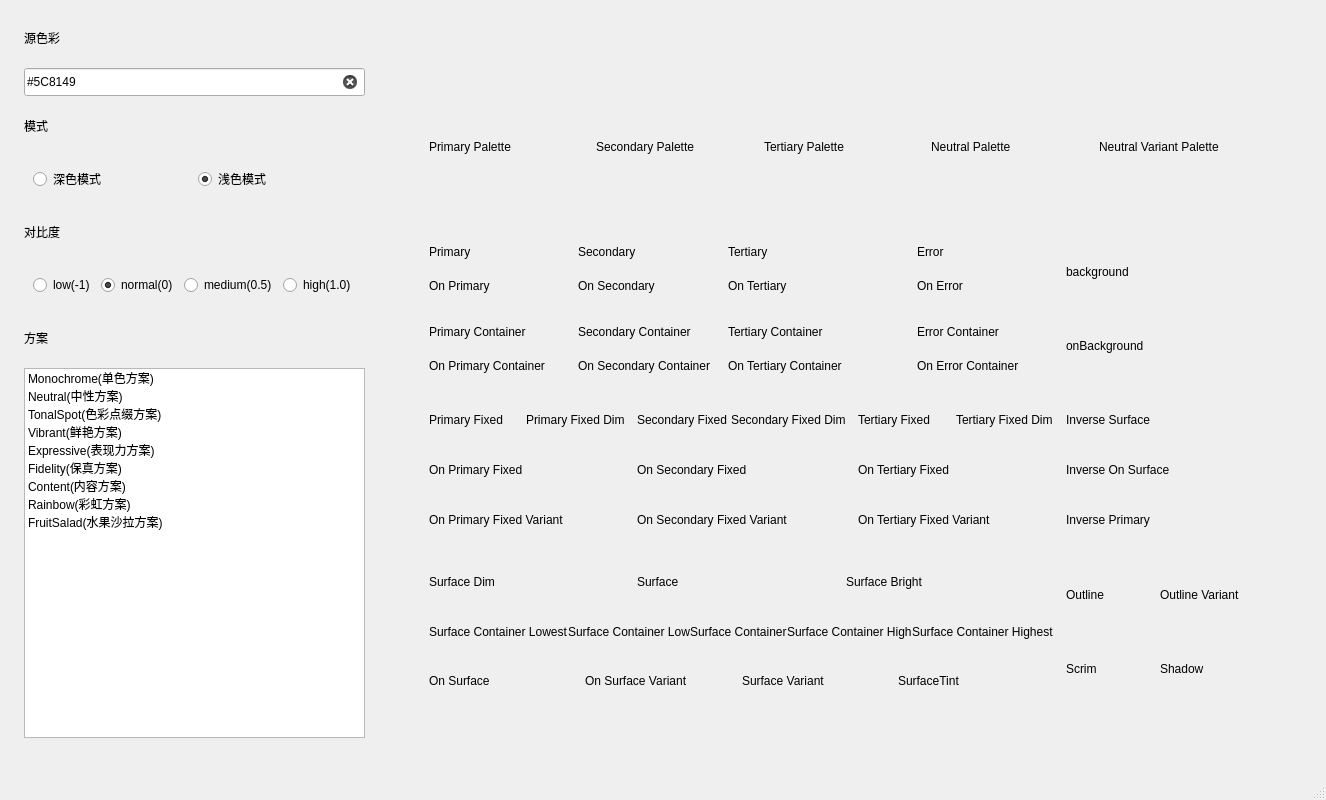
<?xml version="1.0" encoding="UTF-8"?>
<ui version="4.0">
 <class>MainWindow</class>
 <widget class="QMainWindow" name="MainWindow">
  <property name="geometry">
   <rect>
    <x>0</x>
    <y>0</y>
    <width>1326</width>
    <height>800</height>
   </rect>
  </property>
  <property name="windowTitle">
   <string>MainWindow</string>
  </property>
  <widget class="QWidget" name="centralwidget">
   <layout class="QGridLayout" name="gridLayout_2">
    <property name="leftMargin">
     <number>24</number>
    </property>
    <property name="topMargin">
     <number>24</number>
    </property>
    <property name="rightMargin">
     <number>24</number>
    </property>
    <property name="bottomMargin">
     <number>24</number>
    </property>
    <property name="spacing">
     <number>16</number>
    </property>
    <item row="0" column="1" rowspan="2">
     <widget class="QWidget" name="backgroundWidget" native="true">
      <property name="sizePolicy">
       <sizepolicy hsizetype="Expanding" vsizetype="Preferred">
        <horstretch>0</horstretch>
        <verstretch>0</verstretch>
       </sizepolicy>
      </property>
      <layout class="QGridLayout" name="gridLayout">
       <property name="leftMargin">
        <number>48</number>
       </property>
       <property name="topMargin">
        <number>48</number>
       </property>
       <property name="rightMargin">
        <number>48</number>
       </property>
       <property name="bottomMargin">
        <number>48</number>
       </property>
       <property name="spacing">
        <number>12</number>
       </property>
       <item row="1" column="0">
        <layout class="QHBoxLayout" name="horizontalLayout_2">
         <item>
          <layout class="QVBoxLayout" name="verticalLayout_7">
           <item>
            <layout class="QVBoxLayout" name="verticalLayout_2">
             <property name="spacing">
              <number>0</number>
             </property>
             <item>
              <widget class="QLabel" name="primary">
               <property name="text">
                <string>Primary</string>
               </property>
              </widget>
             </item>
             <item>
              <widget class="QLabel" name="onPrimary">
               <property name="text">
                <string>On Primary</string>
               </property>
              </widget>
             </item>
            </layout>
           </item>
           <item>
            <layout class="QVBoxLayout" name="verticalLayout_6">
             <property name="spacing">
              <number>0</number>
             </property>
             <item>
              <widget class="QLabel" name="primaryContainer">
               <property name="text">
                <string>Primary Container</string>
               </property>
              </widget>
             </item>
             <item>
              <widget class="QLabel" name="onPrimaryContainer">
               <property name="text">
                <string>On Primary Container</string>
               </property>
              </widget>
             </item>
            </layout>
           </item>
          </layout>
         </item>
         <item>
          <layout class="QVBoxLayout" name="verticalLayout_8">
           <item>
            <layout class="QVBoxLayout" name="verticalLayout_3">
             <property name="spacing">
              <number>0</number>
             </property>
             <item>
              <widget class="QLabel" name="secondary">
               <property name="text">
                <string>Secondary</string>
               </property>
              </widget>
             </item>
             <item>
              <widget class="QLabel" name="onSecondary">
               <property name="text">
                <string>On Secondary</string>
               </property>
              </widget>
             </item>
            </layout>
           </item>
           <item>
            <layout class="QVBoxLayout" name="verticalLayout_9">
             <property name="spacing">
              <number>0</number>
             </property>
             <item>
              <widget class="QLabel" name="secondaryContainer">
               <property name="text">
                <string>Secondary Container</string>
               </property>
              </widget>
             </item>
             <item>
              <widget class="QLabel" name="onSecondaryContainer">
               <property name="text">
                <string>On Secondary Container</string>
               </property>
              </widget>
             </item>
            </layout>
           </item>
          </layout>
         </item>
         <item>
          <layout class="QVBoxLayout" name="verticalLayout_10">
           <item>
            <layout class="QVBoxLayout" name="verticalLayout_4">
             <property name="spacing">
              <number>0</number>
             </property>
             <item>
              <widget class="QLabel" name="tertiary">
               <property name="text">
                <string>Tertiary</string>
               </property>
              </widget>
             </item>
             <item>
              <widget class="QLabel" name="onTertiary">
               <property name="text">
                <string>On Tertiary</string>
               </property>
              </widget>
             </item>
            </layout>
           </item>
           <item>
            <layout class="QVBoxLayout" name="verticalLayout_11">
             <property name="spacing">
              <number>0</number>
             </property>
             <item>
              <widget class="QLabel" name="tertiaryContainer">
               <property name="text">
                <string>Tertiary Container</string>
               </property>
              </widget>
             </item>
             <item>
              <widget class="QLabel" name="onTertiaryContainer">
               <property name="text">
                <string>On Tertiary Container</string>
               </property>
              </widget>
             </item>
            </layout>
           </item>
          </layout>
         </item>
         <item>
          <spacer name="horizontalSpacer">
           <property name="orientation">
            <enum>Qt::Orientation::Horizontal</enum>
           </property>
           <property name="sizeType">
            <enum>QSizePolicy::Policy::Fixed</enum>
           </property>
           <property name="sizeHint" stdset="0">
            <size>
             <width>40</width>
             <height>20</height>
            </size>
           </property>
          </spacer>
         </item>
         <item>
          <layout class="QVBoxLayout" name="verticalLayout_12">
           <item>
            <layout class="QVBoxLayout" name="verticalLayout_5">
             <property name="spacing">
              <number>0</number>
             </property>
             <item>
              <widget class="QLabel" name="error">
               <property name="text">
                <string>Error</string>
               </property>
              </widget>
             </item>
             <item>
              <widget class="QLabel" name="onError">
               <property name="text">
                <string>On Error</string>
               </property>
              </widget>
             </item>
            </layout>
           </item>
           <item>
            <layout class="QVBoxLayout" name="verticalLayout_13">
             <property name="spacing">
              <number>0</number>
             </property>
             <item>
              <widget class="QLabel" name="errorContainer">
               <property name="text">
                <string>Error Container</string>
               </property>
              </widget>
             </item>
             <item>
              <widget class="QLabel" name="onErrorContainer">
               <property name="text">
                <string>On Error Container</string>
               </property>
              </widget>
             </item>
            </layout>
           </item>
          </layout>
         </item>
        </layout>
       </item>
       <item row="1" column="1">
        <layout class="QVBoxLayout" name="verticalLayout_19">
         <property name="spacing">
          <number>0</number>
         </property>
         <item>
          <widget class="QLabel" name="background">
           <property name="text">
            <string>background</string>
           </property>
          </widget>
         </item>
         <item>
          <widget class="QLabel" name="onBackground">
           <property name="text">
            <string>onBackground</string>
           </property>
          </widget>
         </item>
        </layout>
       </item>
       <item row="2" column="0">
        <layout class="QHBoxLayout" name="horizontalLayout_6">
         <item>
          <layout class="QVBoxLayout" name="verticalLayout_14">
           <property name="spacing">
            <number>0</number>
           </property>
           <item>
            <layout class="QHBoxLayout" name="horizontalLayout_3">
             <property name="spacing">
              <number>0</number>
             </property>
             <item>
              <widget class="QLabel" name="primaryFixed">
               <property name="text">
                <string>Primary Fixed</string>
               </property>
              </widget>
             </item>
             <item>
              <widget class="QLabel" name="primaryFixedDim">
               <property name="text">
                <string>Primary Fixed Dim</string>
               </property>
              </widget>
             </item>
            </layout>
           </item>
           <item>
            <widget class="QLabel" name="onPrimaryFixed">
             <property name="text">
              <string>On Primary Fixed</string>
             </property>
            </widget>
           </item>
           <item>
            <widget class="QLabel" name="onPrimaryFixedVariant">
             <property name="text">
              <string>On Primary Fixed Variant</string>
             </property>
            </widget>
           </item>
          </layout>
         </item>
         <item>
          <layout class="QVBoxLayout" name="verticalLayout_15">
           <property name="spacing">
            <number>0</number>
           </property>
           <item>
            <layout class="QHBoxLayout" name="horizontalLayout_4">
             <property name="spacing">
              <number>0</number>
             </property>
             <item>
              <widget class="QLabel" name="secondaryFixed">
               <property name="text">
                <string>Secondary Fixed </string>
               </property>
              </widget>
             </item>
             <item>
              <widget class="QLabel" name="secondaryFixedDim">
               <property name="text">
                <string>Secondary Fixed Dim</string>
               </property>
              </widget>
             </item>
            </layout>
           </item>
           <item>
            <widget class="QLabel" name="onSecondaryFixed">
             <property name="text">
              <string>On Secondary Fixed</string>
             </property>
            </widget>
           </item>
           <item>
            <widget class="QLabel" name="onSecondaryFixedVariant">
             <property name="text">
              <string>On Secondary Fixed Variant</string>
             </property>
            </widget>
           </item>
          </layout>
         </item>
         <item>
          <layout class="QVBoxLayout" name="verticalLayout_17">
           <property name="spacing">
            <number>0</number>
           </property>
           <item>
            <layout class="QHBoxLayout" name="horizontalLayout_5">
             <property name="spacing">
              <number>0</number>
             </property>
             <item>
              <widget class="QLabel" name="tertiaryFixed">
               <property name="text">
                <string>Tertiary Fixed</string>
               </property>
              </widget>
             </item>
             <item>
              <widget class="QLabel" name="tertiaryFixedDim">
               <property name="text">
                <string>Tertiary Fixed Dim</string>
               </property>
              </widget>
             </item>
            </layout>
           </item>
           <item>
            <widget class="QLabel" name="onTertiaryFixed">
             <property name="text">
              <string>On Tertiary Fixed</string>
             </property>
            </widget>
           </item>
           <item>
            <widget class="QLabel" name="onTertiaryFixedVariant">
             <property name="text">
              <string>On Tertiary Fixed Variant</string>
             </property>
            </widget>
           </item>
          </layout>
         </item>
        </layout>
       </item>
       <item row="2" column="1">
        <layout class="QVBoxLayout" name="verticalLayout_16">
         <property name="spacing">
          <number>0</number>
         </property>
         <item>
          <widget class="QLabel" name="inverseSurface">
           <property name="text">
            <string>Inverse Surface</string>
           </property>
          </widget>
         </item>
         <item>
          <widget class="QLabel" name="inverseOnSurface">
           <property name="text">
            <string>Inverse On Surface</string>
           </property>
          </widget>
         </item>
         <item>
          <widget class="QLabel" name="inversePrimary">
           <property name="text">
            <string>Inverse Primary</string>
           </property>
          </widget>
         </item>
        </layout>
       </item>
       <item row="3" column="0">
        <layout class="QVBoxLayout" name="verticalLayout_18">
         <property name="spacing">
          <number>0</number>
         </property>
         <item>
          <layout class="QHBoxLayout" name="horizontalLayout_7">
           <item>
            <widget class="QLabel" name="surfaceDim">
             <property name="text">
              <string>Surface Dim</string>
             </property>
            </widget>
           </item>
           <item>
            <widget class="QLabel" name="surface">
             <property name="text">
              <string>Surface</string>
             </property>
            </widget>
           </item>
           <item>
            <widget class="QLabel" name="surfaceBright">
             <property name="text">
              <string>Surface Bright</string>
             </property>
            </widget>
           </item>
          </layout>
         </item>
         <item>
          <layout class="QHBoxLayout" name="horizontalLayout_8">
           <property name="spacing">
            <number>0</number>
           </property>
           <item>
            <widget class="QLabel" name="surfaceContainerLowest">
             <property name="text">
              <string>Surface Container Lowest</string>
             </property>
            </widget>
           </item>
           <item>
            <widget class="QLabel" name="surfaceContainerLow">
             <property name="text">
              <string>Surface Container Low</string>
             </property>
            </widget>
           </item>
           <item>
            <widget class="QLabel" name="surfaceContainer">
             <property name="text">
              <string>Surface Container</string>
             </property>
            </widget>
           </item>
           <item>
            <widget class="QLabel" name="surfaceContainerHigh">
             <property name="text">
              <string>Surface Container High</string>
             </property>
            </widget>
           </item>
           <item>
            <widget class="QLabel" name="surfaceContainerHighest">
             <property name="text">
              <string>Surface Container Highest</string>
             </property>
            </widget>
           </item>
          </layout>
         </item>
         <item>
          <layout class="QHBoxLayout" name="horizontalLayout_9">
           <property name="spacing">
            <number>0</number>
           </property>
           <item>
            <widget class="QLabel" name="onSurface">
             <property name="text">
              <string>On Surface</string>
             </property>
            </widget>
           </item>
           <item>
            <widget class="QLabel" name="onSurfaceVariant">
             <property name="text">
              <string>On Surface Variant</string>
             </property>
            </widget>
           </item>
           <item>
            <widget class="QLabel" name="surfaceVariant">
             <property name="text">
              <string>Surface Variant</string>
             </property>
            </widget>
           </item>
           <item>
            <widget class="QLabel" name="surfaceTint">
             <property name="text">
              <string>SurfaceTint</string>
             </property>
            </widget>
           </item>
          </layout>
         </item>
        </layout>
       </item>
       <item row="3" column="1">
        <layout class="QGridLayout" name="gridLayout_3">
         <property name="spacing">
          <number>0</number>
         </property>
         <item row="0" column="0">
          <widget class="QLabel" name="outline">
           <property name="text">
            <string>Outline</string>
           </property>
          </widget>
         </item>
         <item row="0" column="1">
          <widget class="QLabel" name="outlineVariant">
           <property name="text">
            <string>Outline Variant</string>
           </property>
          </widget>
         </item>
         <item row="1" column="0">
          <widget class="QLabel" name="scrim">
           <property name="text">
            <string>Scrim</string>
           </property>
          </widget>
         </item>
         <item row="1" column="1">
          <widget class="QLabel" name="shadow">
           <property name="text">
            <string>Shadow</string>
           </property>
          </widget>
         </item>
        </layout>
       </item>
       <item row="0" column="0" colspan="2">
        <layout class="QHBoxLayout" name="horizontalLayout_11">
         <item>
          <widget class="QLabel" name="primaryPalette">
           <property name="text">
            <string>Primary Palette</string>
           </property>
          </widget>
         </item>
         <item>
          <widget class="QLabel" name="secondaryPalette">
           <property name="text">
            <string>Secondary Palette</string>
           </property>
          </widget>
         </item>
         <item>
          <widget class="QLabel" name="tertiaryPalette">
           <property name="text">
            <string>Tertiary Palette</string>
           </property>
          </widget>
         </item>
         <item>
          <widget class="QLabel" name="neutralPalette">
           <property name="text">
            <string>Neutral Palette</string>
           </property>
          </widget>
         </item>
         <item>
          <widget class="QLabel" name="neutralVariantPalette">
           <property name="text">
            <string>Neutral Variant Palette</string>
           </property>
          </widget>
         </item>
        </layout>
       </item>
      </layout>
     </widget>
    </item>
    <item row="0" column="0">
     <layout class="QVBoxLayout" name="verticalLayout">
      <property name="spacing">
       <number>16</number>
      </property>
      <property name="sizeConstraint">
       <enum>QLayout::SizeConstraint::SetDefaultConstraint</enum>
      </property>
      <item>
       <widget class="QLabel" name="sourceColor">
        <property name="minimumSize">
         <size>
          <width>0</width>
          <height>28</height>
         </size>
        </property>
        <property name="maximumSize">
         <size>
          <width>16777215</width>
          <height>28</height>
         </size>
        </property>
        <property name="text">
         <string>源色彩</string>
        </property>
       </widget>
      </item>
      <item>
       <widget class="QLineEdit" name="sourceColorLineEdit">
        <property name="sizePolicy">
         <sizepolicy hsizetype="Preferred" vsizetype="Fixed">
          <horstretch>0</horstretch>
          <verstretch>0</verstretch>
         </sizepolicy>
        </property>
        <property name="minimumSize">
         <size>
          <width>0</width>
          <height>28</height>
         </size>
        </property>
        <property name="maximumSize">
         <size>
          <width>16777215</width>
          <height>28</height>
         </size>
        </property>
        <property name="text">
         <string>#5C8149</string>
        </property>
        <property name="clearButtonEnabled">
         <bool>true</bool>
        </property>
       </widget>
      </item>
      <item>
       <widget class="QLabel" name="mode">
        <property name="minimumSize">
         <size>
          <width>0</width>
          <height>28</height>
         </size>
        </property>
        <property name="maximumSize">
         <size>
          <width>16777215</width>
          <height>28</height>
         </size>
        </property>
        <property name="text">
         <string>模式</string>
        </property>
       </widget>
      </item>
      <item>
       <widget class="QWidget" name="widget" native="true">
        <property name="minimumSize">
         <size>
          <width>0</width>
          <height>0</height>
         </size>
        </property>
        <layout class="QHBoxLayout" name="horizontalLayout_10">
         <item>
          <widget class="QRadioButton" name="darkCheckBox">
           <property name="minimumSize">
            <size>
             <width>0</width>
             <height>28</height>
            </size>
           </property>
           <property name="maximumSize">
            <size>
             <width>16777215</width>
             <height>28</height>
            </size>
           </property>
           <property name="text">
            <string>深色模式</string>
           </property>
           <property name="checked">
            <bool>false</bool>
           </property>
          </widget>
         </item>
         <item>
          <widget class="QRadioButton" name="lightCheckBox">
           <property name="minimumSize">
            <size>
             <width>0</width>
             <height>28</height>
            </size>
           </property>
           <property name="maximumSize">
            <size>
             <width>16777215</width>
             <height>28</height>
            </size>
           </property>
           <property name="text">
            <string>浅色模式</string>
           </property>
           <property name="checked">
            <bool>true</bool>
           </property>
          </widget>
         </item>
        </layout>
       </widget>
      </item>
      <item>
       <widget class="QLabel" name="contrast">
        <property name="minimumSize">
         <size>
          <width>0</width>
          <height>28</height>
         </size>
        </property>
        <property name="maximumSize">
         <size>
          <width>16777215</width>
          <height>28</height>
         </size>
        </property>
        <property name="text">
         <string>对比度</string>
        </property>
       </widget>
      </item>
      <item>
       <widget class="QWidget" name="widget_2" native="true">
        <property name="minimumSize">
         <size>
          <width>0</width>
          <height>0</height>
         </size>
        </property>
        <layout class="QHBoxLayout" name="horizontalLayout">
         <item>
          <widget class="QRadioButton" name="lowCheckBox">
           <property name="minimumSize">
            <size>
             <width>0</width>
             <height>28</height>
            </size>
           </property>
           <property name="maximumSize">
            <size>
             <width>16777215</width>
             <height>28</height>
            </size>
           </property>
           <property name="text">
            <string>low(-1)</string>
           </property>
          </widget>
         </item>
         <item>
          <widget class="QRadioButton" name="normalCheckBox">
           <property name="minimumSize">
            <size>
             <width>0</width>
             <height>28</height>
            </size>
           </property>
           <property name="maximumSize">
            <size>
             <width>16777215</width>
             <height>28</height>
            </size>
           </property>
           <property name="text">
            <string>normal(0)</string>
           </property>
           <property name="checked">
            <bool>true</bool>
           </property>
          </widget>
         </item>
         <item>
          <widget class="QRadioButton" name="mediumCheckBox">
           <property name="minimumSize">
            <size>
             <width>0</width>
             <height>28</height>
            </size>
           </property>
           <property name="maximumSize">
            <size>
             <width>16777215</width>
             <height>28</height>
            </size>
           </property>
           <property name="text">
            <string>medium(0.5)</string>
           </property>
          </widget>
         </item>
         <item>
          <widget class="QRadioButton" name="highCheckBox">
           <property name="minimumSize">
            <size>
             <width>0</width>
             <height>28</height>
            </size>
           </property>
           <property name="maximumSize">
            <size>
             <width>16777215</width>
             <height>28</height>
            </size>
           </property>
           <property name="text">
            <string>high(1.0)</string>
           </property>
          </widget>
         </item>
        </layout>
       </widget>
      </item>
      <item>
       <widget class="QLabel" name="scheme">
        <property name="minimumSize">
         <size>
          <width>0</width>
          <height>28</height>
         </size>
        </property>
        <property name="maximumSize">
         <size>
          <width>16777215</width>
          <height>28</height>
         </size>
        </property>
        <property name="text">
         <string>方案</string>
        </property>
       </widget>
      </item>
      <item>
       <widget class="QListWidget" name="schemeListWidget">
        <property name="sizePolicy">
         <sizepolicy hsizetype="Preferred" vsizetype="Expanding">
          <horstretch>0</horstretch>
          <verstretch>0</verstretch>
         </sizepolicy>
        </property>
        <item>
         <property name="text">
          <string>Monochrome(单色方案)</string>
         </property>
        </item>
        <item>
         <property name="text">
          <string>Neutral(中性方案)</string>
         </property>
        </item>
        <item>
         <property name="text">
          <string>TonalSpot(色彩点缀方案)</string>
         </property>
        </item>
        <item>
         <property name="text">
          <string>Vibrant(鲜艳方案)</string>
         </property>
        </item>
        <item>
         <property name="text">
          <string>Expressive(表现力方案)</string>
         </property>
        </item>
        <item>
         <property name="text">
          <string>Fidelity(保真方案)</string>
         </property>
        </item>
        <item>
         <property name="text">
          <string>Content(内容方案)</string>
         </property>
        </item>
        <item>
         <property name="text">
          <string>Rainbow(彩虹方案)</string>
         </property>
        </item>
        <item>
         <property name="text">
          <string>FruitSalad(水果沙拉方案)</string>
         </property>
        </item>
       </widget>
      </item>
     </layout>
    </item>
   </layout>
  </widget>
  <widget class="QMenuBar" name="menubar">
   <property name="geometry">
    <rect>
     <x>0</x>
     <y>0</y>
     <width>1326</width>
     <height>20</height>
    </rect>
   </property>
  </widget>
  <widget class="QStatusBar" name="statusbar"/>
 </widget>
 <resources/>
 <connections/>
</ui>
